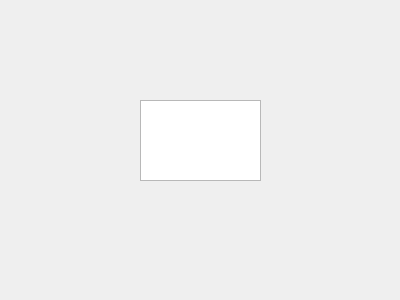
<?xml version="1.0" encoding="UTF-8"?>
<ui version="4.0">
 <class>MainWindow</class>
 <widget class="QMainWindow" name="MainWindow">
  <property name="geometry">
   <rect>
    <x>0</x>
    <y>0</y>
    <width>400</width>
    <height>300</height>
   </rect>
  </property>
  <property name="windowTitle">
   <string>MainWindow</string>
  </property>
  <widget class="QWidget" name="centralWidget">
   <widget class="QGraphicsView" name="graphicsView">
    <property name="geometry">
     <rect>
      <x>140</x>
      <y>100</y>
      <width>121</width>
      <height>81</height>
     </rect>
    </property>
   </widget>
  </widget>
 </widget>
 <layoutdefault spacing="6" margin="11"/>
 <resources/>
 <connections/>
</ui>
